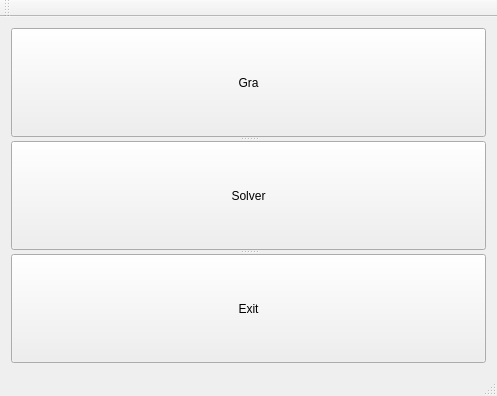
<?xml version="1.0" encoding="UTF-8"?>
<ui version="4.0">
 <class>MainWindow</class>
 <widget class="QMainWindow" name="MainWindow">
  <property name="geometry">
   <rect>
    <x>0</x>
    <y>0</y>
    <width>497</width>
    <height>396</height>
   </rect>
  </property>
  <property name="windowTitle">
   <string>Menu</string>
  </property>
  <widget class="QWidget" name="centralWidget">
   <layout class="QVBoxLayout" name="verticalLayout">
    <item>
     <widget class="QSplitter" name="splitter">
      <property name="sizePolicy">
       <sizepolicy hsizetype="Minimum" vsizetype="Preferred">
        <horstretch>0</horstretch>
        <verstretch>0</verstretch>
       </sizepolicy>
      </property>
      <property name="orientation">
       <enum>Qt::Vertical</enum>
      </property>
      <widget class="QPushButton" name="pushButton">
       <property name="sizePolicy">
        <sizepolicy hsizetype="Minimum" vsizetype="Preferred">
         <horstretch>0</horstretch>
         <verstretch>0</verstretch>
        </sizepolicy>
       </property>
       <property name="text">
        <string>Gra</string>
       </property>
      </widget>
      <widget class="QPushButton" name="pushButton_2">
       <property name="sizePolicy">
        <sizepolicy hsizetype="Minimum" vsizetype="Preferred">
         <horstretch>0</horstretch>
         <verstretch>0</verstretch>
        </sizepolicy>
       </property>
       <property name="text">
        <string>Solver</string>
       </property>
      </widget>
      <widget class="QPushButton" name="pushButton_3">
       <property name="sizePolicy">
        <sizepolicy hsizetype="Minimum" vsizetype="Preferred">
         <horstretch>0</horstretch>
         <verstretch>0</verstretch>
        </sizepolicy>
       </property>
       <property name="text">
        <string>Exit</string>
       </property>
      </widget>
     </widget>
    </item>
   </layout>
  </widget>
  <widget class="QMenuBar" name="menuBar">
   <property name="geometry">
    <rect>
     <x>0</x>
     <y>0</y>
     <width>497</width>
     <height>20</height>
    </rect>
   </property>
  </widget>
  <widget class="QToolBar" name="mainToolBar">
   <attribute name="toolBarArea">
    <enum>TopToolBarArea</enum>
   </attribute>
   <attribute name="toolBarBreak">
    <bool>false</bool>
   </attribute>
  </widget>
  <widget class="QStatusBar" name="statusBar"/>
 </widget>
 <layoutdefault spacing="6" margin="11"/>
 <resources/>
 <connections/>
</ui>
